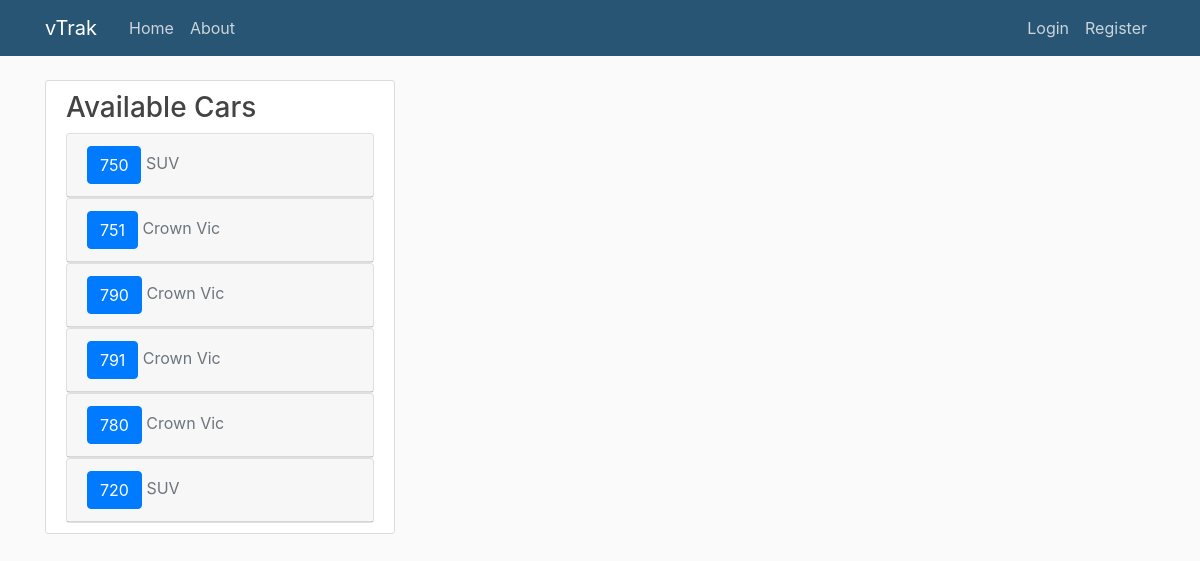
The app's page /, older data.
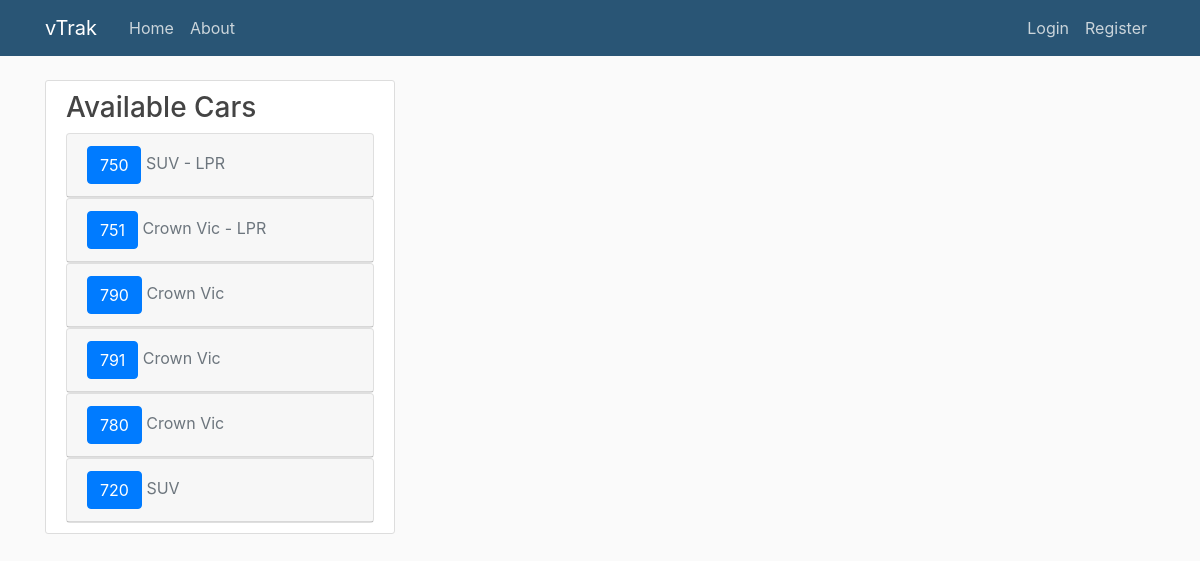
The same page, newer data.
### vTrak/models.py (models this page shows, shortened)
class Vehicletable(models.Model):
    vehnum = models.CharField(max_length=3)
    vehtype = models.ForeignKey('Typetable', on_delete=models.PROTECT)
    is_lpr = models.BooleanField(default='False')
    isforpatrol = models.BooleanField(default='False')
    status = models.ForeignKey('Statustable', on_delete=models.PROTECT)
    is_active = models.BooleanField(default='False')
    datetaken = models.DateTimeField(default=timezone.now)

class Typetable(models.Model):
    type = models.CharField(max_length=10)
    def __str__(self):
        return self.type

### vTrak/views.py (the view)
# urls.py: 2. Add a URL to urlpatterns:  path('', views.home, name='home')
def home(request):
    vehinfo = {
        'Vehicleinfo': Vehicletable.objects.all()
    }
    return render(request,'vTrak/home.html',vehinfo)

### vTrak/models.py (called while the page is built)
    def __str__(self):
        return self.status

### vTrak/templates/vTrak/home.html (shortened to what this page needs)
{% extends "vTrak/base.html" %}
{% block content %}
    <div class="row">
        <div class="col-md-4">
            <div class="content-section">
                <h3>Available Cars</h3>
                <ul class="list-group">
                    {% for veh in Vehicleinfo %}
                        <div id="accordion" role="tablist">
                            <div class="card">
                                <div class="card-header" role="tab" id="headingOne">
                                    <button class="btn btn-primary" data-toggle="collapse" href="#collapseInfo{{ veh.id }}" aria-expanded="true"
                                           aria-controls="collapse{{ veh.id }}">
                                            {{ veh.vehnum }}
                                    </button>
                                    <span class="text-secondary"> {{ veh.vehtype }}
                                        {% if veh.is_lpr %}
                                        - LPR
                                        {% endif %}
                                    </span>
                                </div>
                            </div>
                        </div>
                    {% endfor %}
                </ul>
            </div>
        </div>
    </div>
{% endblock content %}

### vTrak/templates/vTrak/base.html (shortened to what this page needs)
{% load static %}
<!DOCTYPE html>
<html lang="en" dir="ltr">
  <head>
    <link rel="stylesheet" href="https://maxcdn.bootstrapcdn.com/bootstrap/4.0.0/css/bootstrap.min.css">
    <link rel="stylesheet" type="text/css" href="{% static 'vTrak/main.css' %}">
  </head>
  <body>
    <header class="site-header">
  <nav class="navbar navbar-expand-md navbar-dark bg-steel fixed-top">
    <div class="container">
      <a class="navbar-brand mr-4" href="{% url 'vTrak-home' %}">vTrak</a>
      <div class="collapse navbar-collapse" id="navbarToggle">
        <div class="navbar-nav mr-auto">
          <a class="nav-item nav-link" href="{% url 'vTrak-home' %}">Home</a>
          <a class="nav-item nav-link" href="/about">About</a>
        </div>
        <div class="navbar-nav">
          <a class="nav-item nav-link" href="#">Login</a>
          <a class="nav-item nav-link" href="#">Register</a>
        </div>
      </div>
    </div>
  </nav>
</header>
<main role="main" class="container">
{% block content %}{% endblock %}
</main>
  </body>
</html>

### vTrak/static/vTrak/main.css (style rules this page uses)
body { background: #fafafa; color: #333333; margin-top: 5rem; }
h1, h2, h3, h4, h5, h6 { color: #444444; }
ul { margin: 0; }
.bg-steel { background-color: #295575; }
.site-header .navbar-nav .nav-link { color: #cbd5db; }
.content-section { background: #ffffff; padding: 10px 20px; border: 1px solid #dddddd; border-radius: 3px; margin-bottom: 20px; }

Row changes from the older to the newer data that the page shows:
changed Vehicletable (number 1 of 6 on the later page): now shows "- LPR"
changed Vehicletable (number 2 of 6 on the later page): now shows "- LPR"
